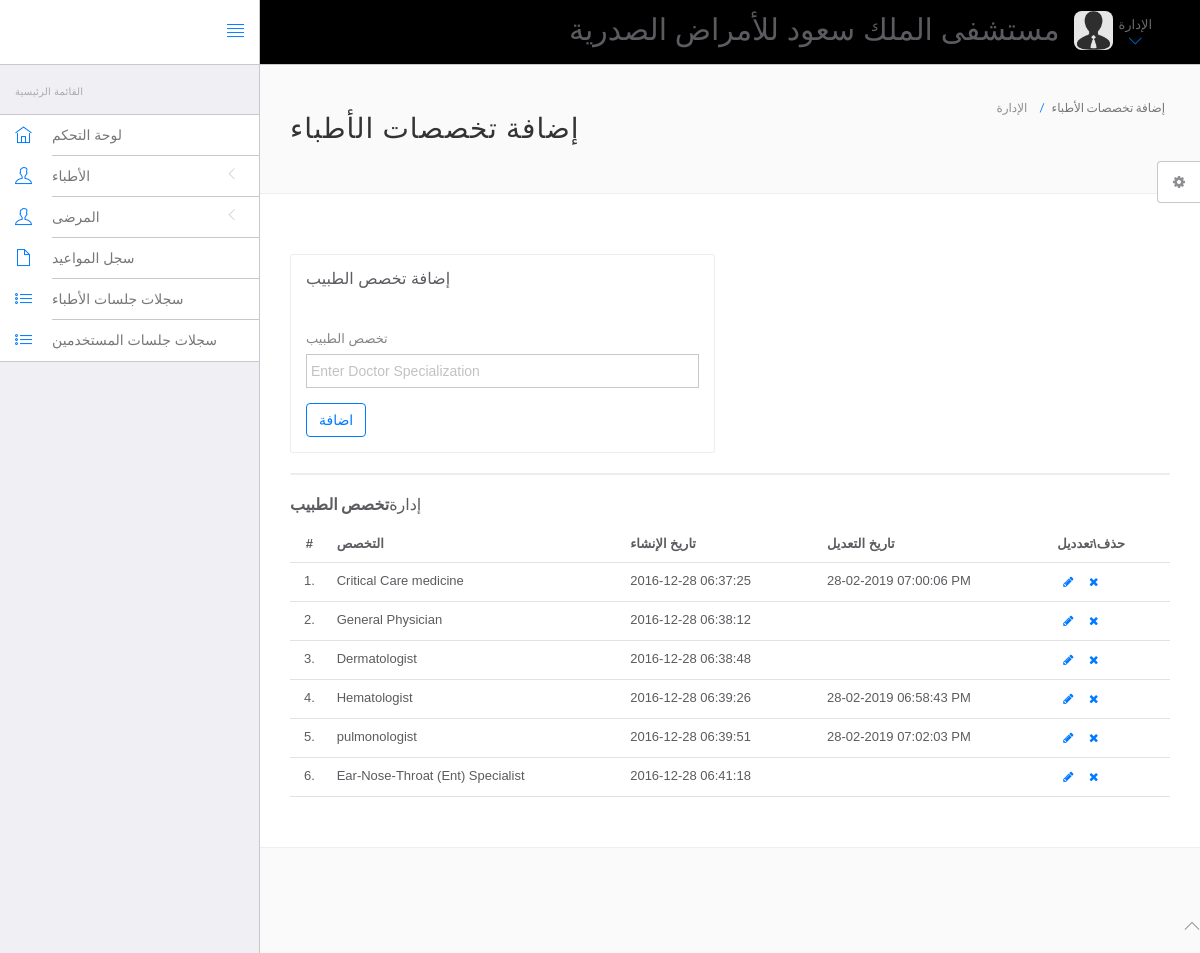
/hms/admin/doctor-specilization.php (signed in), run on the app's committed database.
### tables this page shows
CREATE TABLE `doctorspecilization` (
  `id` int(11) NOT NULL,
  `specilization` varchar(255) NOT NULL,
  `creationDate` timestamp NOT NULL DEFAULT CURRENT_TIMESTAMP,
  `updationDate` varchar(255) NOT NULL
);

### hms/admin/doctor-specilization.php (the view, shortened to what this page needs)
<?php
include('include/config.php');
?>
<!DOCTYPE html>
<html xmlns="http://www.w3.org/1999/xhtml" lang="ar-sa" dir="rtl">
	<head>
		<link rel="stylesheet" href="vendor/bootstrap/css/bootstrap.min.css">
		<link rel="stylesheet" href="vendor/fontawesome/css/font-awesome.min.css">
		<link rel="stylesheet" href="vendor/themify-icons/themify-icons.min.css">
		<link href="vendor/animate.css/animate.min.css" rel="stylesheet" media="screen">
		<link href="vendor/perfect-scrollbar/perfect-scrollbar.min.css" rel="stylesheet" media="screen">
		<link href="vendor/switchery/switchery.min.css" rel="stylesheet" media="screen">
		<link href="vendor/bootstrap-touchspin/jquery.bootstrap-touchspin.min.css" rel="stylesheet" media="screen">
		<link href="vendor/select2/select2.min.css" rel="stylesheet" media="screen">
		<link href="vendor/bootstrap-datepicker/bootstrap-datepicker3.standalone.min.css" rel="stylesheet" media="screen">
		<link href="vendor/bootstrap-timepicker/bootstrap-timepicker.min.css" rel="stylesheet" media="screen">
		<link rel="stylesheet" href="assets/css/styles.css">
		<link rel="stylesheet" href="assets/css/plugins.css">
		<link rel="stylesheet" href="assets/css/themes/theme-1.css" id="skin_color" />
	</head>
	<body>
		<div id="app">
<?php include('include/sidebar.php');?>
			<div class="app-content">
						<?php include('include/header.php');?>
				<div class="main-content" >
					<div class="wrap-content container" id="container">
						<section id="page-title">
							<div class="row">
								<div class="col-sm-8">
									<h1 class="mainTitle">إضافة تخصصات الأطباء</h1>
																	</div>
								<ol class="breadcrumb">
									<li>
										<span>الإدارة</span>
									</li>
									<li class="active">
										<span>إضافة تخصصات الأطباء</span>
									</li>
								</ol>
							</div>
						</section>
						<div class="container-fluid container-fullw bg-white">
							<div class="row">
								<div class="col-md-12">
									<div class="row margin-top-30">
										<div class="col-lg-6 col-md-12">
											<div class="panel panel-white">
												<div class="panel-heading">
													<h5 class="panel-title"> إضافة تخصص الطبيب </h5>
												</div>
												<div class="panel-body">
													<form role="form" name="dcotorspcl" method="post" >
														<div class="form-group">
															<label for="exampleInputEmail1">
																تخصص الطبيب
															</label>
							<input type="text" name="doctorspecilization" class="form-control"  placeholder="Enter Doctor Specialization">
														</div>
														<button type="submit" name="submit" class="btn btn-o btn-primary">
															اضافة
														</button>
													</form>
												</div>
											</div>
										</div>
											</div>
										</div>
									<div class="col-lg-12 col-md-12">
											<div class="panel panel-white">
											</div>
										</div>
									</div>
									<div class="row">
								<div class="col-md-12">
									<h5 class="over-title margin-bottom-15">إدارة<span class="text-bold">تخصص الطبيب</span></h5>
									<table class="table table-hover" id="sample-table-1">
										<thead>
											<tr>
												<th class="center">#</th>
												<th>التخصص</th>
												<th class="hidden-xs">تاريخ الإنشاء</th>
												<th>تاريخ التعديل</th>
												<th>حذف\تعدديل</th>
											</tr>
										</thead>
										<tbody>
<?php
$sql=mysqli_query($connection,"select * from doctorSpecilization");
$cnt=1;
while($row=mysqli_fetch_array($sql))
{
?>
											<tr>
												<td class="center"><?php echo $cnt;?>.</td>
												<td class="hidden-xs"><?php echo $row['specilization'];?></td>
												<td><?php echo $row['creationDate'];?></td>
												<td><?php echo $row['updationDate'];?>
												</td>
												<td >
												<div class="visible-md visible-lg hidden-sm hidden-xs">
							<a href="edit-doctor-specialization.php?id=<?php echo $row['id'];?>" class="btn btn-transparent btn-xs" tooltip-placement="top" tooltip="Edit"><i class="fa fa-pencil"></i></a>
	<a href="doctor-specilization.php?id=<?php echo $row['id']?>&del=delete" onClick="return confirm('Are you sure you want to delete?')"class="btn btn-transparent btn-xs tooltips" tooltip-placement="top" tooltip="Remove"><i class="fa fa-times fa fa-white"></i></a>
												</div>
												</td>
											</tr>
											<?php
$cnt=$cnt+1;
											 }?>
										</tbody>
									</table>
								</div>
							</div>
								</div>
							</div>
						</div>
					</div>
				</div>
	<?php include('include/footer.php');?>
	<?php include('include/setting.php');?>
	</body>
</html>

### hms/admin/assets/css/themes/theme-1.css (style rules this page uses)
body { background: #FAFAFA; }

### data on the page
doctorspecilization: specilization "Critical Care medicine", creationDate "2016-12-28 06:37:25", updationDate "28-02-2019 07:00:06 PM"
doctorspecilization: specilization "General Physician", creationDate "2016-12-28 06:38:12"
doctorspecilization: specilization "Dermatologist", creationDate "2016-12-28 06:38:48"
doctorspecilization: specilization "Hematologist", creationDate "2016-12-28 06:39:26", updationDate "28-02-2019 06:58:43 PM"
doctorspecilization: specilization "pulmonologist", creationDate "2016-12-28 06:39:51", updationDate "28-02-2019 07:02:03 PM"
doctorspecilization: specilization "Ear-Nose-Throat (Ent) Specialist", creationDate "2016-12-28 06:41:18"
